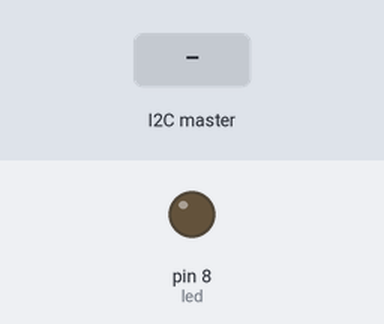
A sketch run on a simulated Arduino Uno, built with avr-gcc and run on an emulated ATmega328P. Parts: output pins drawn as LEDs (lit = HIGH). The inputs (shaded band) are chosen by the test bench.

Above: at 1.2 s.
1.3 s: the I2C master sends the byte 2
At 2.3 s:
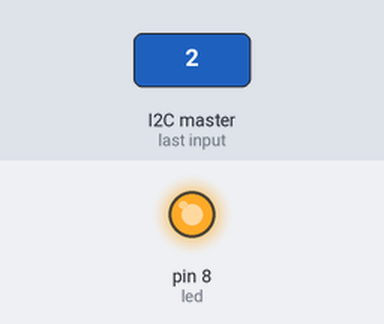
2.8 s: the I2C master sends the byte 1
At 3.4 s:
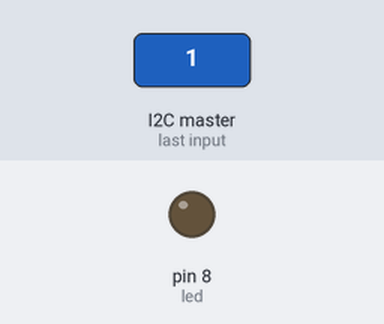
Timing chart, 0 to 5.8 s (numbered marks = the images above; inputs shaded):
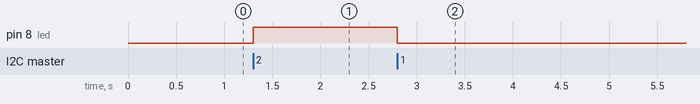

The sketch:

I2C_5_Slave2.ino
```cpp
#include <Wire.h>

enum ButtonFlag {
  NONE = 0,
  DOWN = 1,
  PRESSING = 2,
  UP = 3
};

int led = 8;

void setup() {
  Wire.begin(2);
  Wire.onReceive(receiveEvent);

  pinMode(led, OUTPUT);
}

void loop() {
  delay(100);
}

void receiveEvent(int value) {
  int btnFlag = Wire.read();
  digitalWrite(led, btnFlag == ButtonFlag::PRESSING);
}
```

Measured:
- after the input at 1.3 s, pin 8 (led): LOW → HIGH at once
- after the input at 2.8 s, pin 8 (led): HIGH → LOW at once
